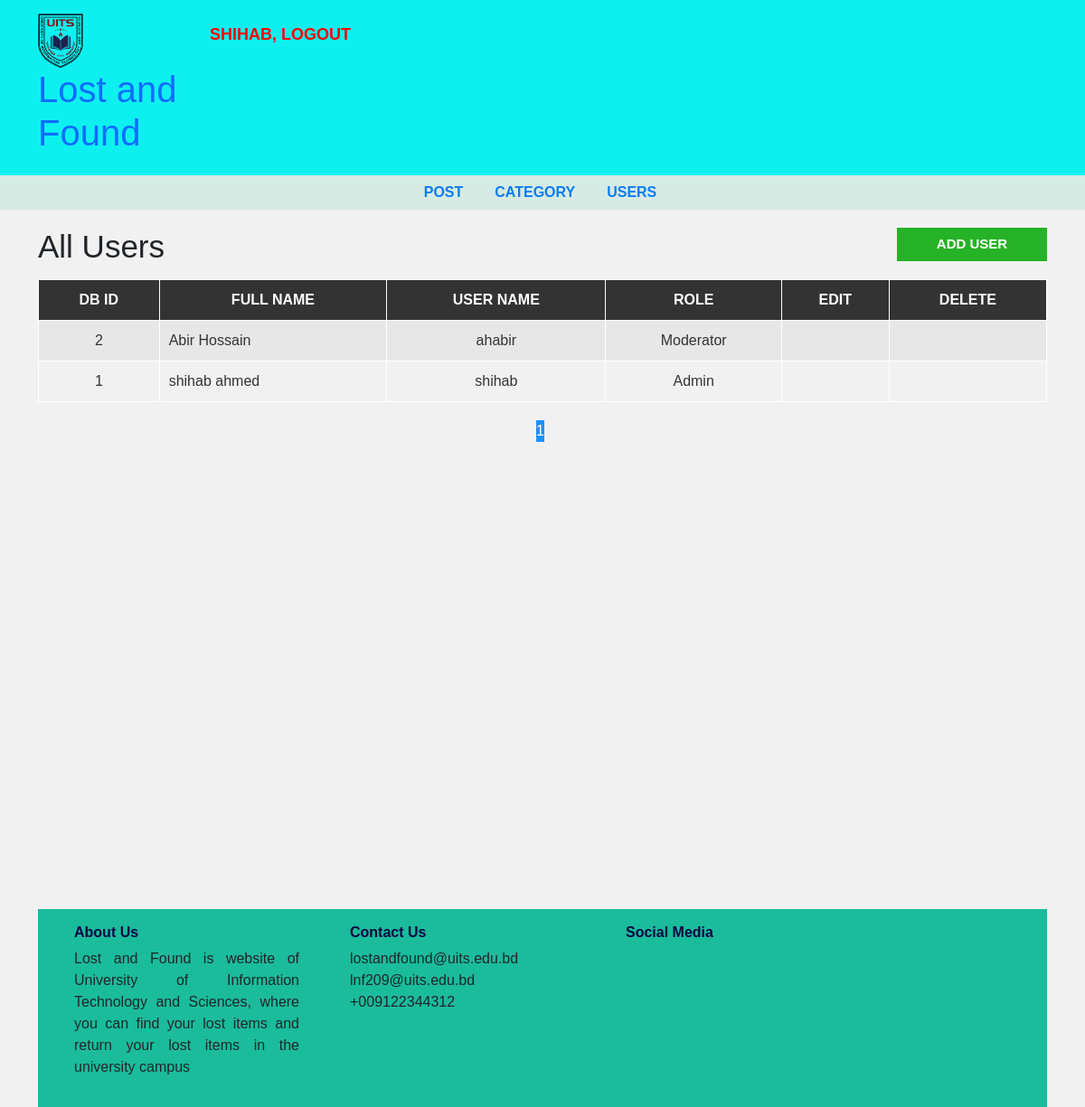
Page /lost/admin/users.php (signed in) on the committed database.
### tables this page shows
CREATE TABLE `user` (
  `user_id` int(10) UNSIGNED NOT NULL,
  `first_name` varchar(30) NOT NULL,
  `last_name` varchar(30) NOT NULL,
  `username` varchar(30) DEFAULT NULL,
  `password` varchar(40) DEFAULT NULL,
  `role` int(11) NOT NULL
);

### lost/admin/users.php (the view, shortened to what this page needs)
<?php include "header.php";
?>
  <div id="admin-content">
      <div class="container">
          <div class="row">
              <div class="col-md-10">
                  <h1 class="admin-heading">All Users</h1>
              </div>
              <div class="col-md-2">
                  <a class="add-new" href="add-user.php">add user</a>
              </div>
              <div class="col-md-12">
<?php
  include "config.php";
  $limit = 3;
if(isset($_GET['page'])){
  $page_number = $_GET['page'];
}else{
  $page_number = 1;
}
  $offset = ($page_number - 1) * $limit;
  $query = "SELECT * FROM user ORDER BY user_id DESC LIMIT {$offset}, {$limit}";
  $result = mysqli_query($connection,$query) or die("Failed");
  $count = mysqli_num_rows($result);
  if($count > 0){
?>
                  <table class="content-table">
                      <thead>
                          <th>DB ID</th>
                          <th>Full Name</th>
                          <th>User Name</th>
                          <th>Role</th>
                          <th>Edit</th>
                          <th>Delete</th>
                      </thead>
                      <tbody>
<?php
    while($row = mysqli_fetch_assoc($result)){
?>
              <tr>
                  <td class='id'><?php echo $row['user_id'] ?></td>
                  <td><?php echo $row['first_name']." ".$row['last_name'] ?></td>
                  <td><?php echo $row['username'] ?></td>
                  <td>
               <?php
                  if($row['role'] == 1){
                      echo "Admin";
                  }else{
                    echo "Moderator";
                  }
               ?>
                  </td>
                  <td class='edit'><a href='update-user.php?id=<?php echo $row['user_id'] ?>'><i class='fa fa-edit'></i></a></td>
                  <td class='delete'><a onclick="return confirm('Are You Sure?')" href='delete-user.php?id=<?php echo $row['user_id'] ?>'><i class='fa fa-trash-o'></i></a></td>
              </tr>
<?php } ?>
                      </tbody>
        <?php } ?>
                  </table>
<?php
      include "config.php";
      $query2 = "SELECT * FROM user";
      $result2 = mysqli_query($connection,$query2) or dir("Failed.");
      if(mysqli_num_rows($result2)){
        $total_records = mysqli_num_rows($result2);
        $total_page = ceil($total_records/$limit);
        echo "<ul class='pagination admin-pagination'>";
        for($i = 1; $i <= $total_page; $i++){
          if($i == $page_number){
            $active = "active";
          }else{
            $active = "";
          }
          echo '<li class='.$active.'><a href="users.php?page='.$i.'">'.$i.'</a></li>';
        }
        echo "</ul>";
      }
?>
              </div>
          </div>
      </div>
  </div>
<?php include "footer.php"; ?>

### lost/css/style.css (style rules this page uses)
body { background: #f1f1f1; font-family: sans-serif,arial,Helvetica; }
a, a:hover, a:focus { text-decoration: none; outline: none; }
ul { margin:0; padding:0; list-style:none; }
#admin-content { padding: 20px 0; min-height: 750px; }
#admin-content .admin-heading { font-size: 35px; margin: 0 0 15px; }
#admin-content .add-new { color: #fff; background-color: #26b226; font-size: 15px; font-weight: 600; text-align: center; text-transform: uppercase; padding: 7px 10px; display: block; transition: all 0.3s; }
#admin-content .content-table { border: 1px solid #000; width: 100%; margin: 0 0 20px; }
#admin-content .content-table thead { color: #fff; background-color: #333; }
#admin-content .content-table th { padding: 10px; border: 1px solid #fff; font-weight: 600; text-align: center; text-transform: uppercase; }
#admin-content .content-table tbody { color: #333; }
#admin-content .content-table tbody tr { background-color: #e7e7e7; }
#admin-content .content-table tbody tr:nth-child(even) { background-color: transparent; }
#admin-content .content-table tbody td { padding: 10px; border: 1px solid #fff; text-align: center; }
#admin-content .content-table tbody td:nth-child(2) { text-align: left; }
#admin-content .admin-pagination { margin: 0; }
#admin-content .admin-pagination li a { display: block; }
.id, .edit, .delete { text-align:center; }
.pagination { display: block; text-align: center; margin: 0; }
.pagination li { display:inline-block; margin: 0 5px 0 0; }
.pagination li a { border: none; background: #1e90ff; color: #fff; }
i.fa { color:#222; }

### rows in the picture
user: user_id "2", first_name "Abir", last_name "Hossain", username "ahabir", role "Moderator"
user: user_id "1", first_name "shihab", last_name "ahmed", username "shihab", role "Admin"

### other values in the picture
$_SESSION['username'] "SHIHAB"
